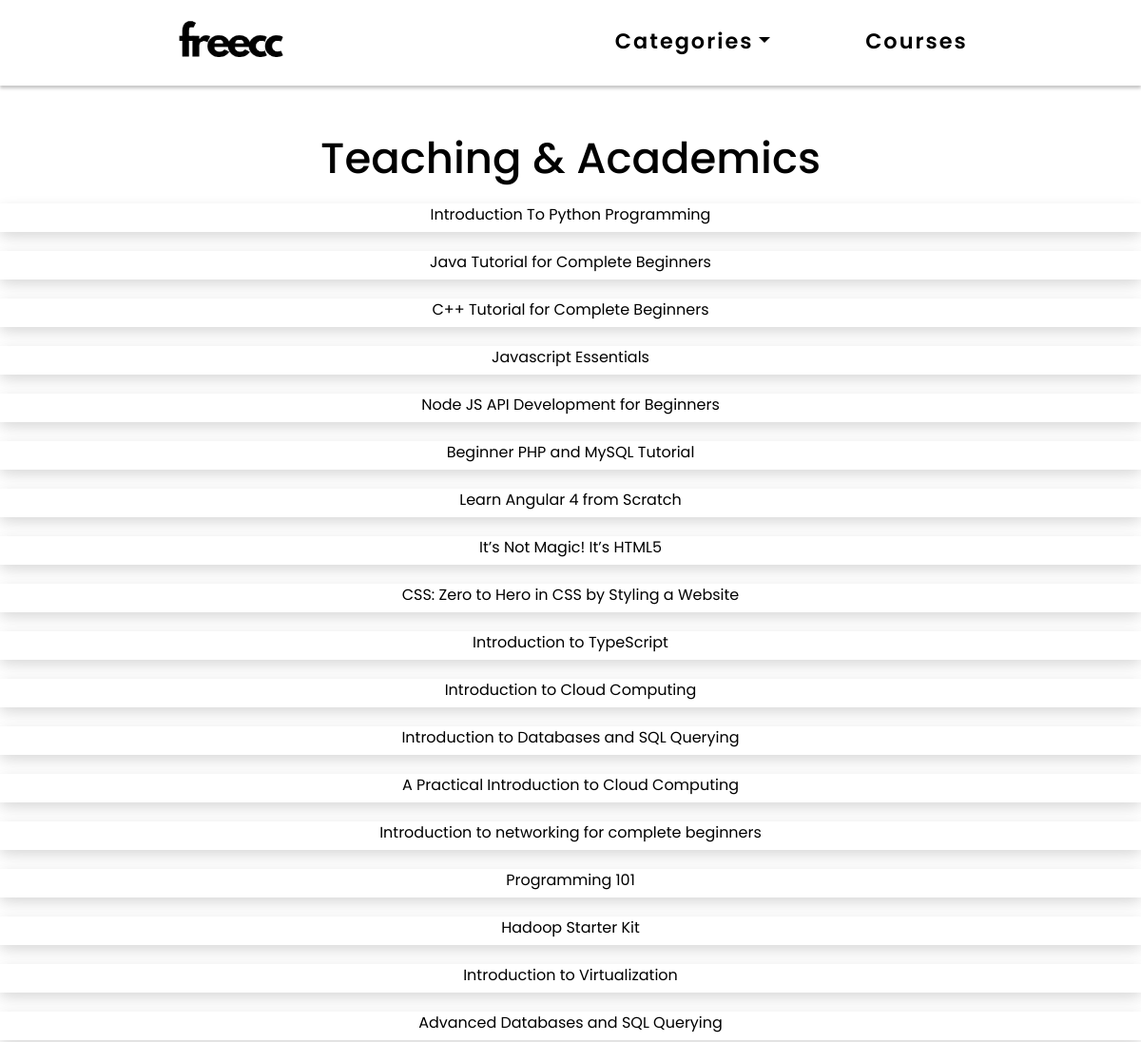
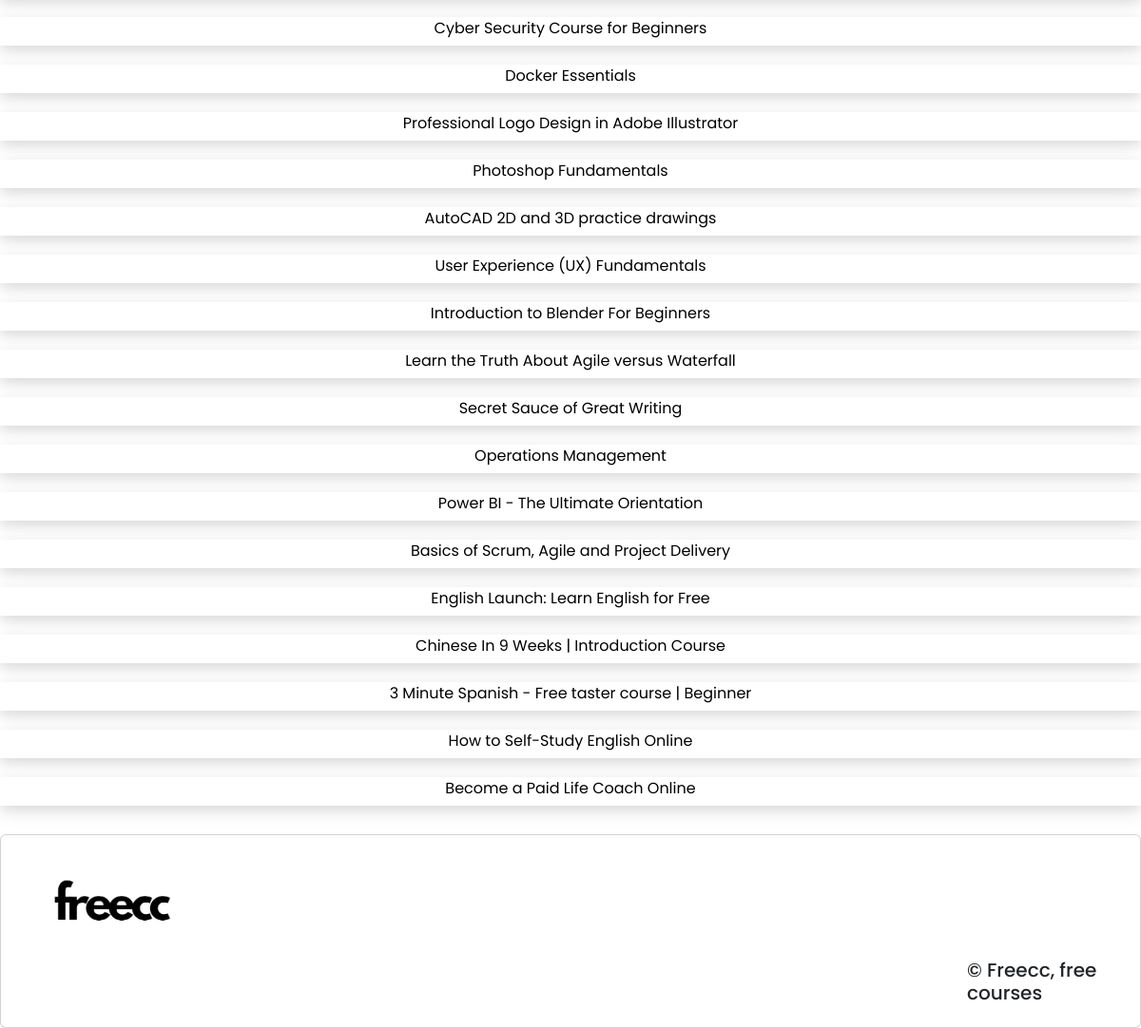
Screenshot of /category_detail/6/ with the database file from the repository (2 pictures, top to bottom).
### course/models.py (models this page shows, shortened)
class Category(models.Model):
      title = models.CharField(max_length=50)
      course = models.ManyToManyField(Course)

class Course(models.Model):
      title = models.CharField(max_length=50)
      desc = models.TextField(max_length=300)
      img = models.ImageField(blank=True)
      url = models.URLField(max_length=200)

### course/views.py (the view)
# urls.py: path('category_detail/<pk>/', views.category_detail, name='category_detail'),
def category_detail(request, pk):
      category_list = Category.objects.get(pk=pk)
      course_set = Course.objects.all()
      context = {
            'category_list': category_list,
            'course_set': course_set
      }
      return render(request, 'course/category_detail.html', context)

### course/templates/course/category_detail.html
{% extends 'base.html' %}
{% load static %}
{% block content %}
<div class="containers">
    <h4><a href="{% url 'course:index' %}">{{ category_list.title }}</a></h4>
    <div class="rows">
        {% for query in course_set.all %}
        <a style="display: flex;" href="/{{ query.id }}">
            {{ query.title }}
        </a>
        {% endfor %}
    </div>
</div>
{% endblock %}

### course/static/css/base.css (style rules this page uses)
* { margin: 0; padding: 0; font-family: "Poppins", sans-serif; }
body { display: flex; min-height: 100vh; flex-direction: column; }
.containers { width: 100%; margin-top: 50px; position: relative; }
.containers h4 { text-align: center; font-size: 45px; }
.containers h4 a { text-decoration: none; color: #000000; }
.containers .rows a { height: 30px; display: flex; justify-content: center; text-align: center; flex-wrap: wrap; text-decoration: none; margin-top: 20px; color: #000000; background-color: #ffffff; border-width: thin; box-shadow: 0 4px 12px rgba(0, 0, 0, .08), 0 8px 20px rgba(0, 0, 0, .08); }

### rows the page displays
Category: title "Teaching & Academics"
Course: title "Introduction To Python Programming"
Course: title "Java Tutorial for Complete Beginners"
Course: title "C++ Tutorial for Complete Beginners"
Course: title "Javascript Essentials"
Course: title "Node JS API Development for Beginners"
Course: title "Beginner PHP and MySQL Tutorial"
Course: title "Learn Angular 4 from Scratch"
Course: title "It’s Not Magic! It’s HTML5"
Course: title "CSS: Zero to Hero in CSS by Styling a Website"
Course: title "Introduction to TypeScript"
Course: title "Introduction to Cloud Computing"
Course: title "Introduction to Databases and SQL Querying"
Course: title "A Practical Introduction to Cloud Computing"
Course: title "Introduction to networking for complete beginners"
Course: title "Programming 101"
Course: title "Hadoop Starter Kit"
Course: title "Introduction to Virtualization"
Course: title "Advanced Databases and SQL Querying"
Course: title "Cyber Security Course for Beginners"
Course: title "Docker Essentials"
Course: title "Professional Logo Design in Adobe Illustrator"
Course: title "Photoshop Fundamentals"
Course: title "AutoCAD 2D and 3D practice drawings"
Course: title "User Experience (UX) Fundamentals"
Course: title "Introduction to Blender For Beginners"
Course: title "Learn the Truth About Agile versus Waterfall"
Course: title "Secret Sauce of Great Writing"
Course: title "Operations Management"
Course: title "Power BI - The Ultimate Orientation"
Course: title "Basics of Scrum, Agile and Project Delivery"
Course: title "English Launch: Learn English for Free"
Course: title "Chinese In 9 Weeks | Introduction Course"
Course: title "3 Minute Spanish - Free taster course | Beginner"
Course: title "How to Self-Study English Online"
Course: title "Become a Paid Life Coach Online"
